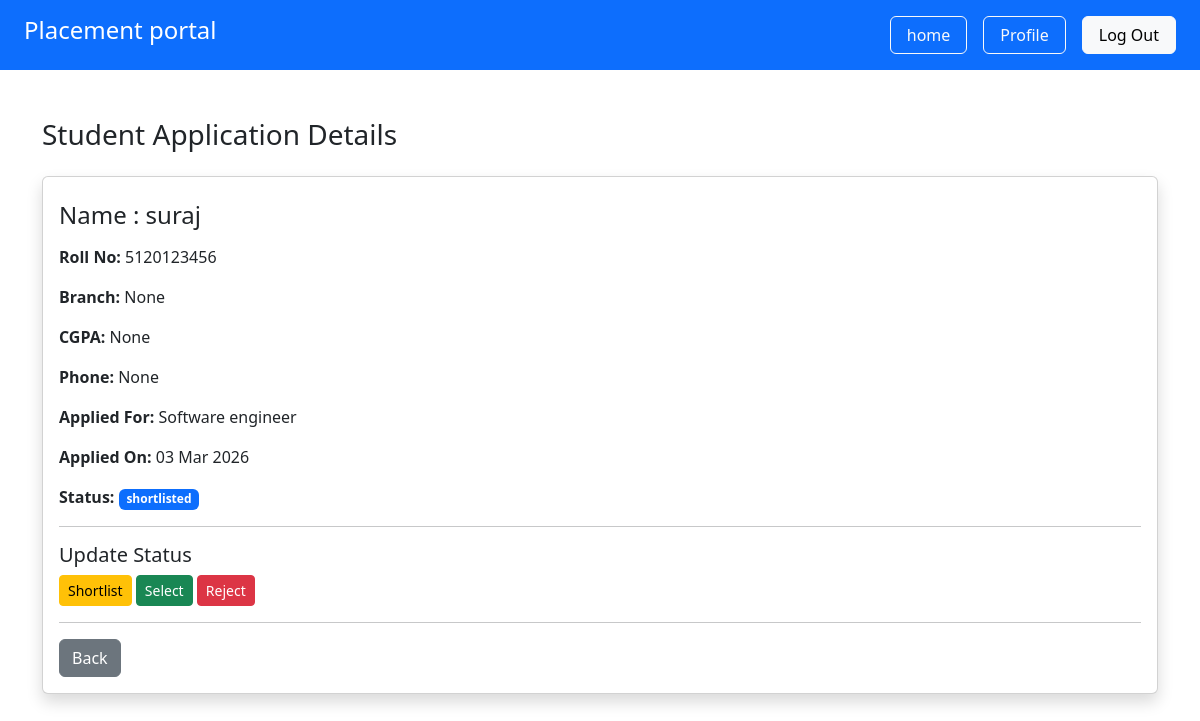
Page /company/application/1 (signed in) on the earlier database version.
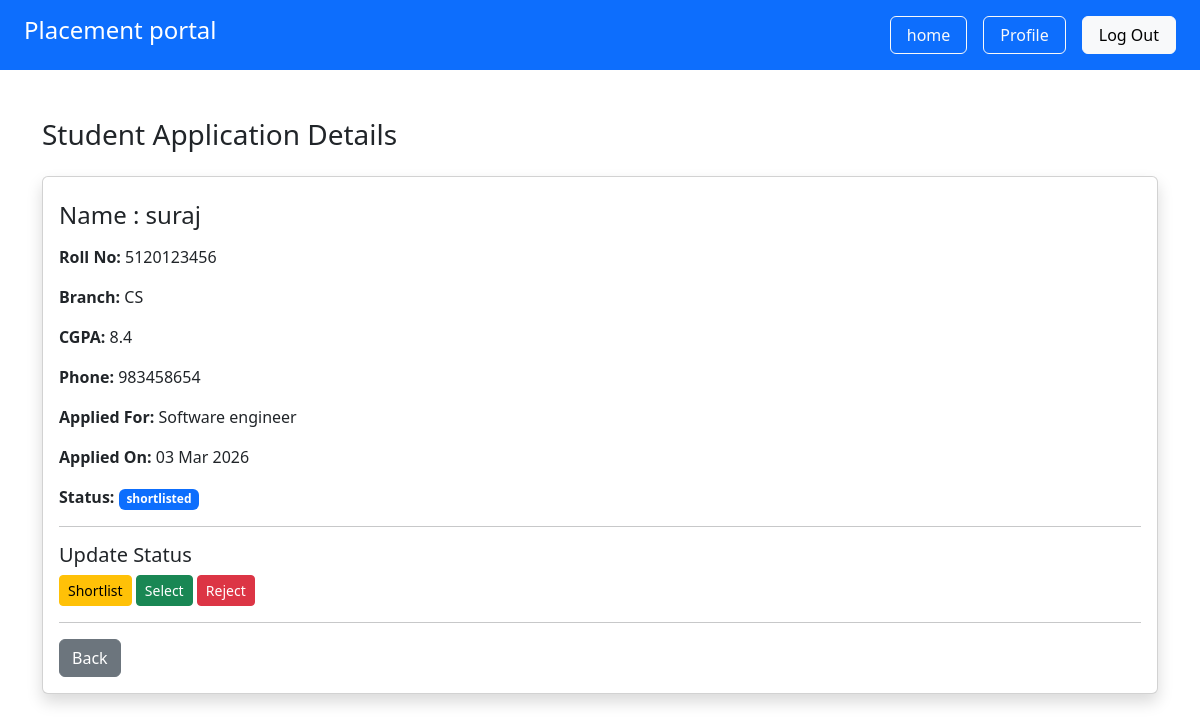
Same page on the later database version.
### app/models.py (models this page shows, shortened)
class Student(db.Model):
     __tablename__ = "students"
     id = db.Column(db.Integer, primary_key=True )
     user_id = db.Column(db.Integer, db.ForeignKey("users.id"), nullable=False)
     name = db.Column(db.String(100), nullable=False)
     roll_no = db.Column(db.String(50), unique=True, nullable=False)
     branch= db.Column(db.String(50))
     cgpa=db.Column(db.Float)
     phone = db.Column(db.String(15))
     resume = db.Column(db.String(200))
     is_blacklisted = db.Column(db.Boolean, default=False)
     user = db.relationship("User", backref=db.backref("student", uselist=False), uselist=False )

### app/company/routes.py (the view)
@company.route("/company/application/<int:app_id>")
@login_required
def application_detail(app_id):
    application = Application.query.get_or_404(app_id)
    return render_template(
        "company/application_detail.html",
        application=application
    )

### app/__init__.py (called while the page is built)
@login_manager.user_loader
def load_user(user_id):
    from app.models import User
    return User.query.get(int(user_id))

### app/templates/company/application_detail.html (shortened to what this page needs)
{% extends 'base.html' %}
{% block content %}
<div class="container mt-5">
    <h3 class="mb-4">Student Application Details</h3>
    <div class="card shadow">
        <div class="card-body">
            <h4 class="card-title py-2 "> Name : {{ application.student.name }}</h4>
            <p><strong>Roll No:</strong> {{ application.student.roll_no }}</p>
            <p><strong>Branch:</strong> {{ application.student.branch }}</p>
            <p><strong>CGPA:</strong> {{ application.student.cgpa }}</p>
            <p><strong>Phone:</strong> {{ application.student.phone }}</p>
            <p><strong>Applied For:</strong> {{ application.drive.job_title }}</p>
            <p><strong>Applied On:</strong> {{ application.applied_on.strftime('%d %b %Y') }}</p>
            <p><strong>Status:</strong>
                <span class="badge bg-primary">
                    {{ application.status }}
                </span>
            </p>
            <hr>
          <h5>Update Status</h5>
               <a href="{{ url_for('company.update_application_status', app_id=application.id, status='shortlisted') }}" class="btn btn-warning btn-sm">
                    Shortlist
               </a>
               <a href="{{ url_for('company.update_application_status', app_id=application.id, status='selected') }}" class="btn btn-success btn-sm">
                    Select
               </a>
               <a href="{{ url_for('company.update_application_status', app_id=application.id, status='rejected') }}" class="btn btn-danger btn-sm">
                    Reject
               </a>
               <hr>
            <a href="{{ url_for('company.view_application', id=application.drive.id) }}"
               class="btn btn-secondary">
               Back
            </a>
        </div>
    </div>
</div>
{% endblock %}

Differences in the rows shown:
changed Student "suraj": student.branch "None" → "CS"; student.cgpa "None" → "8.4"; student.phone "None" → "983458654"
